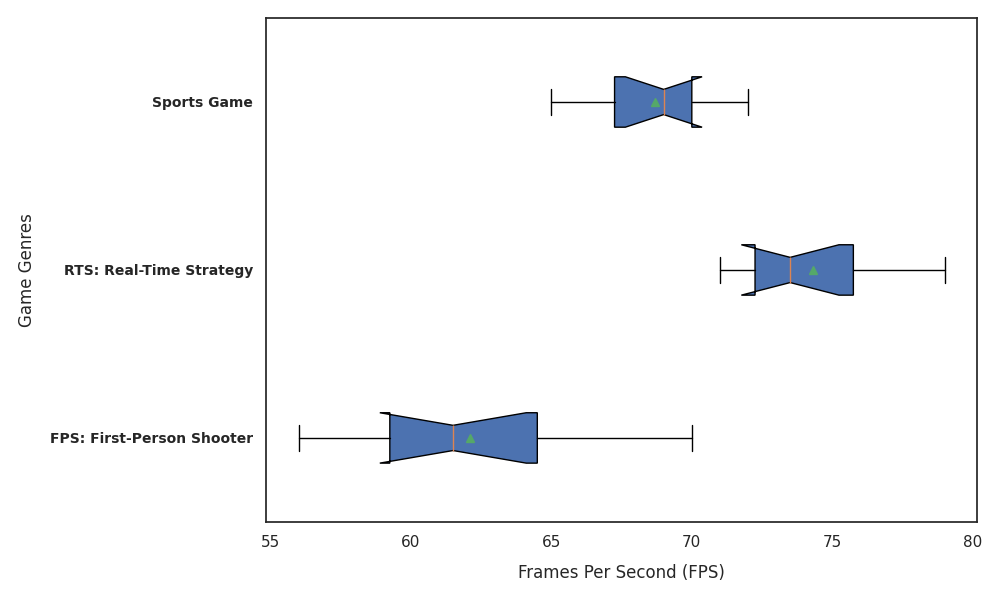

This figure's Python source:
import matplotlib.pyplot as plt
import numpy as np

genres = ['FPS: First-Person Shooter', 'RTS: Real-Time Strategy', 'Sports Game']

fps_data = [
    [58, 61, 59, 62, 70, 65, 56, 60, 63, 67],
    [72, 75, 73, 72, 76, 73, 78, 71, 79, 74],
    [66, 69, 71, 67, 65, 69, 70, 68, 72, 70]
]

fig, ax = plt.subplots(figsize=(10, 6))
ax.boxplot(fps_data, vert=False, patch_artist=True, notch=True, showmeans=True)

ax.set_xlabel('Frames Per Second (FPS)', fontsize=12, labelpad=10)
ax.set_ylabel('Game Genres', fontsize=12, labelpad=10)

ax.set_yticks(np.arange(1, len(genres) + 1))
ax.set_yticklabels(genres, fontsize=10, fontweight='bold')

plt.tight_layout()
plt.show()
